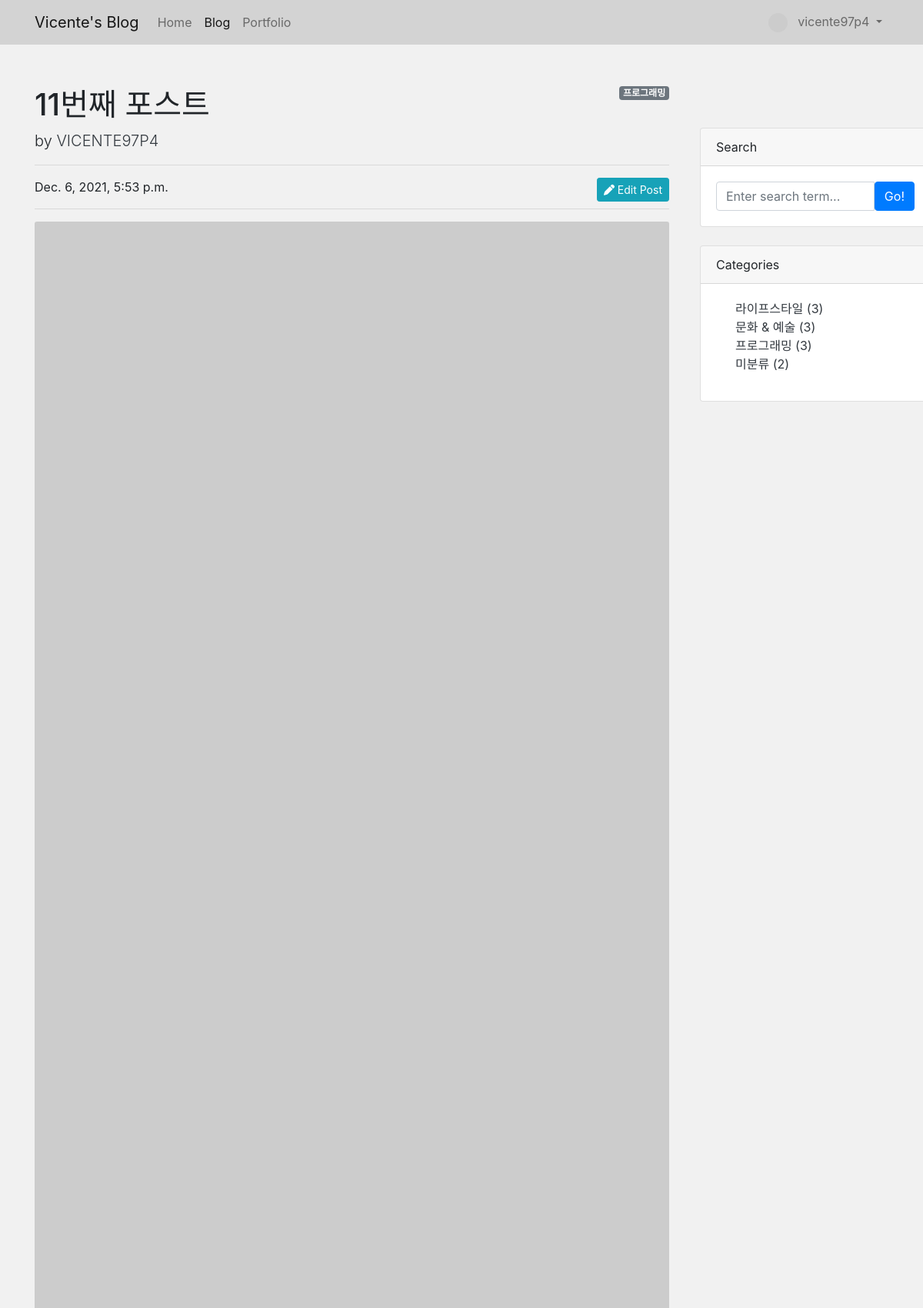
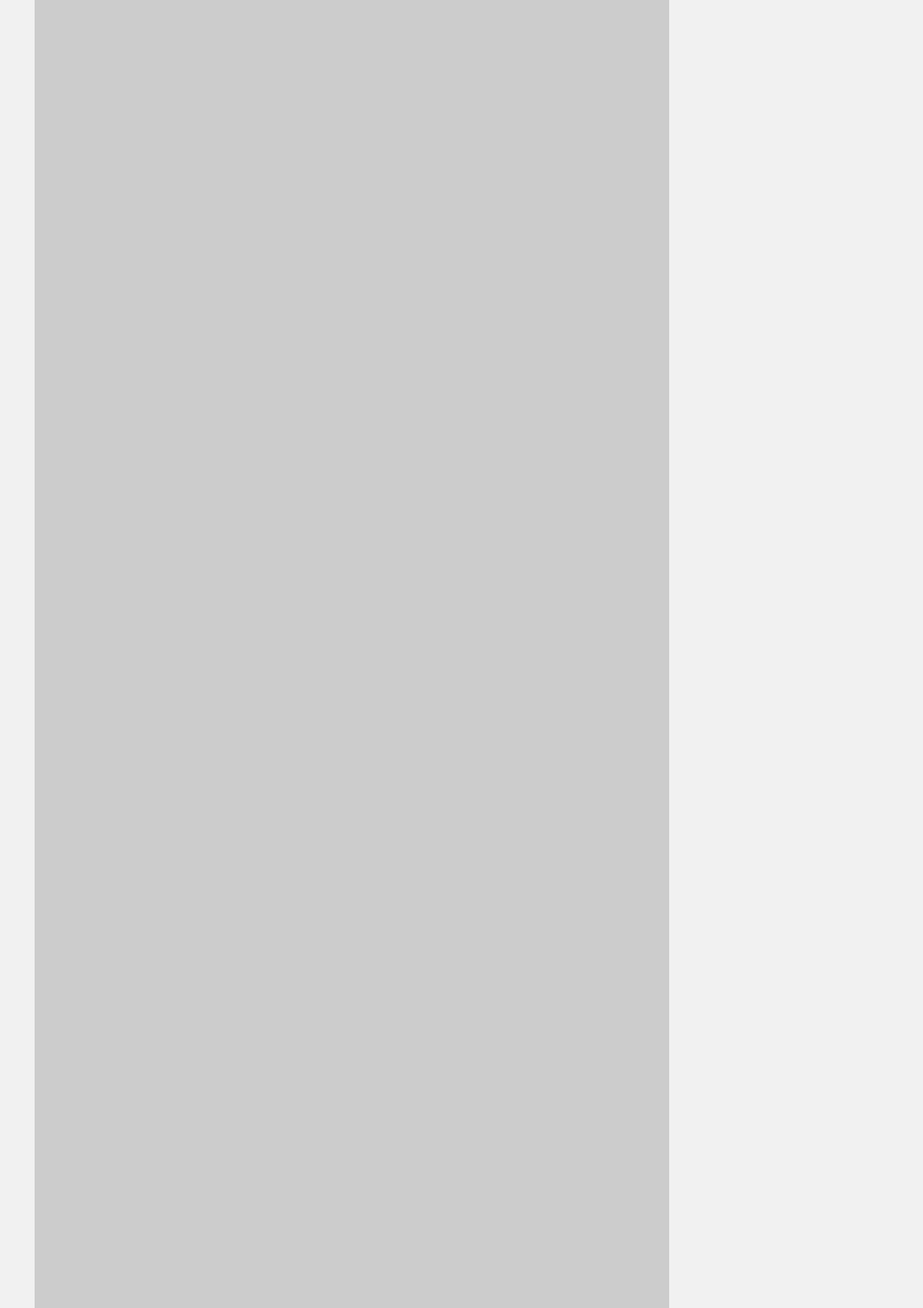
/blog/11/ (signed in, upper part), run on the app's committed database (2 pictures, top to bottom).
### blog/models.py (models this page shows, shortened)
class Post(models.Model):
    title = models.CharField(max_length=30)
    hook_text = models.CharField(max_length=100, blank=True)
    content = MarkdownxField()
    head_image = models.ImageField(upload_to='blog/images/%Y/%m/%d/', blank=True)
    file_upload = models.FileField(upload_to='blog/files/%Y/%m/%d/', blank=True)
    created_at = models.DateTimeField(auto_now_add=True)
    updated_at = models.DateTimeField(auto_now=True)
    author = models.ForeignKey(User, null=True, on_delete=models.SET_NULL)
    category = models.ForeignKey(Category, null=True, blank=True, on_delete=models.SET_NULL)
    tags = models.ManyToManyField(Tag, blank=True)
    good = models.ManyToManyField(User, related_name='good', blank=True)
    view_cnt = models.PositiveIntegerField(default=0, verbose_name='조회수')
    def get_absolute_url(self):
        return f'/blog/{self.pk}/'
    def get_content_markdown(self):
        return markdown(self.content)

class Category(models.Model):
    name = models.CharField(max_length=50, unique=True)
    slug = models.SlugField(max_length=200, unique=True, allow_unicode=True)
    def __str__(self):
        return self.name
    def get_absolute_url(self):
        return f'/blog/category/{self.slug}/'
    class Meta:
        verbose_name_plural = 'Categories'

### blog/views.py (the view)
# urls.py: path('<int:pk>/', views.post_detail),
def post_detail(request, pk):
    login_session = request.session.get('login_session', '')
    context = {'login_session': login_session}
    post = get_object_or_404(Post, id=pk)
    context['post'] = post
    context['categories'] = Category.objects.all()
    context['no_category_post_count'] = Post.objects.filter(category=None).count()
    context['comment_form'] = CommentForm
    if post.author.id == login_session:
        context['writer'] = True
    else:
        context['writer'] = False
    response = render(
        request,
        'blog/post_detail.html',
        context
    )
    cookie_value = request.COOKIES.get('enter_post', '_')
    if f'{pk}' not in cookie_value:
        cookie_value += f'{pk}_'
        response.set_cookie('enter_post', value=cookie_value, httponly=True)
        post.view_cnt += 1
        post.save()
    return response

### blog/models.py (called while the page is built)
    def __str__(self):
        return f'{self.author}::{self.content}'

    def get_avatar_url(self):
        if self.author.socialaccount_set.exists():
            return self.author.socialaccount_set.first().get_avatar_url()
        else:
            return f'https://picsum.photos/seed/{self.author.pk}/60/60'

### blog/templates/blog/post_detail.html (shortened to what this page needs)
{% extends 'blog/base.html' %}
{% load crispy_forms_tags %}
{% block main_area %}
<div id="post-area">
    {% if post.category %}
    <span class="badge badge-secondary float-right">{{ post.category }}</span>
    {% else %}
    <span class="badge badge-secondary float-right">미분류</span>
    {% endif %}
    <h1 class="mt-4">{{ post.title }}</h1>
    <p class="lead">
        by
        <a href="#" class="text-decoration-none text-dark">{{ post.author | upper }}</a>
    </p>
    <hr/>
    {% if user.is_authenticated and user == post.author %}
        <a class="btn btn-info btn-sm float-right" href="/blog/update_post/{{ post.pk }}/" role="button"><i class="fas fa-pen"></i>  Edit Post</a>
    {% endif %}
    <p>{{ post.created_at }}</p>
    <hr/>
    {% if post.head_image %}
    <img class="card-img-top" src="{{ post.head_image.url }}" alt="..." />
    {% else %}
    <img class="card-img-top" src="https://picsum.photos/seed/{{ post.pk }}/800/600" alt="..." />
    {% endif %}
    <br/>
    <br/>
</div>
{% endblock %}

### blog/templates/blog/base.html (shortened to what this page needs)
<!DOCTYPE html>
{% load static %}
<html lang="ko">
<head>
    <link rel="stylesheet" href="{% static '/blog/bootstrap/bootstrap.min.css' %}" media="screen">
</head>
<body style="background-color: #f1f1f1;">
{% include 'blog/navbar.html' %}
<div class="container">
    <div class="row">
        <div class="col-md-8 col-lg-9" id="main-area" style="background-color: #f1f1f1;padding-top: 30px">
            {% block main_area %}
            {% endblock %}
        </div>
        <div style="width: 10px;"></div>
        <div class="col-md-4 col-lg-2 float-right" style="margin-top: 108px;">
            <div style="width: 300px;">
            <div class="card mb-4">
                <div class="card-header">Search</div>
                <div class="card-body">
                    <div class="input-group">
                        <input class="form-control" type="text" placeholder="Enter search term..." aria-label="Enter search term..." aria-describedby="button-search" id="search-input"/>
                        <button class="btn btn-primary" id="button-search" type="button" onclick="searchPost();">Go!</button>
                    </div>
                </div>
            </div>
            <div class="card mb-4" id="categories-card">
                <div class="card-header">Categories</div>
                <div class="card-body">
                    <div class="row">
                        <ul style="list-style: none;">
                            {% for category in categories %}
                            <li><a href="{{ category.get_absolute_url }}" class="text-decoration-none text-dark">{{ category }} ({{ category.post_set.count }})</a></li>
                            {% endfor %}
                            <li><a href="/blog/category/no_category/" class="text-decoration-none text-dark">미분류 ({{ no_category_post_count }})</a></li>
                        </ul>
                    </div>
                </div>
            </div>
                </div>
        </div>
    </div>
</div>
</body>
</html>

### blog/templates/blog/navbar.html (shortened to what this page needs)
{% load socialaccount %}
<nav class="navbar navbar-expand-lg navbar-light" style="background-color: #d3d3d3;">
    <div class="container">
      <a class="navbar-brand" href="{{'/'}}">Vicente's Blog</a>
      <div class="collapse navbar-collapse" id="navbarNavDropdown">
        <ul class="navbar-nav">
          <li class="nav-item" id="home">
            <a class="nav-link" href="{{'/'}}">Home <span class="sr-only">(current)</span></a>
          </li>
          <li class="nav-item active" id="blog">
            <a class="nav-link" href="{{ '/blog/' }}">Blog</a>
          </li>
          <li class="nav-item" id="portfolio">
            <a class="nav-link" href="{{ '/about_me/' }}">Portfolio</a>
          </li>
        </ul>
          <ul class="navbar-nav ml-auto">
            {% if user.is_authenticated %}
            <li class="nav-item dropdown">
              <a class="nav-link dropdown-toggle" href="#" id="navbarDropdownMenuLink" role="button" data-toggle="dropdown" aria-expanded="false">
                {% if user.socialaccount_set.all.0.get_avatar_url %}
                <img class="rounded-circle" width="25px" src="{{user.socialaccount_set.all.0.get_avatar_url}}" alt="">
                {% else %}
                <img class="rounded-circle" src="https://picsum.photos/seed/{{user.pk}}/25/25" width="25px"/>
                {% endif %}
                {{ user.username }}
              </a>
            </li>
            {% else %}
            <li class="nav-item">
                <a class="nav-link" href="#" data-toggle="modal" data-target="#loginModal">Log In</a>
            </li>
            {% endif %}
        </ul>
      </div>
    </div>
</nav>

### data on the page
Post: category "프로그래밍", title "11번째 포스트", author "VICENTE97P4", created_at "Dec. 6, 2021, 5:53 p.m."
Category: name "라이프스타일", post_set.count "3"
Category: name "문화 & 예술", post_set.count "3"
Category: name "프로그래밍", post_set.count "3"

### other printed values
{{ user.username }} "vicente97p4"
{{ no_category_post_count }} "2"
